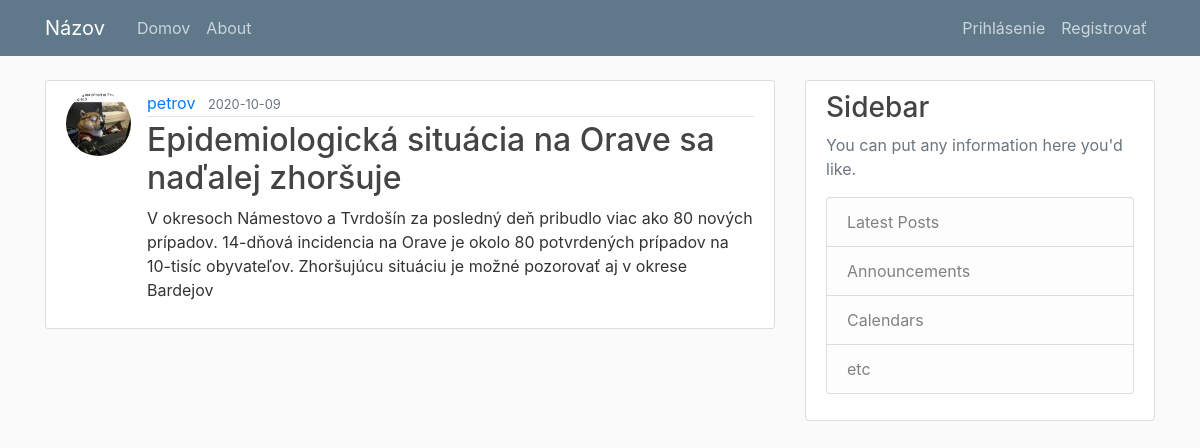
/post/1, run on an earlier commit of the app's database.
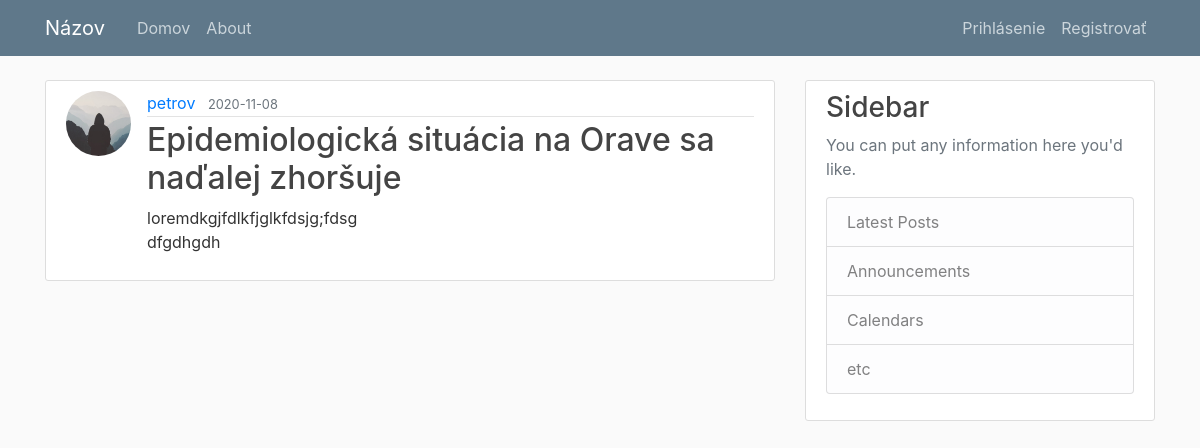
And on a later commit of the database.
### application/models.py (models this page shows, shortened)
class User(db.Model, UserMixin):
    id = db.Column(db.Integer, primary_key=True)
    username = db.Column(db.String(20), unique=True, nullable=False)
    email = db.Column(db.String(120), unique=True, nullable=False)
    image_file = db.Column(db.String(20), nullable=False, default='default.jpg')
    password = db.Column(db.String(60), nullable=False)
    posts = db.relationship('Post', backref='author', lazy=True)
    comments = db.relationship('Comment', backref='author', lazy=True)
    comment_likes = db.relationship('CommentLike', backref='user', lazy=True)
    post_likes = db.relationship('PostLike', backref='user', lazy=True)

class Post(db.Model):
    id = db.Column(db.Integer, primary_key=True)
    title =  db.Column(db.String(100), nullable=False)
    date_posted = db.Column(db.DateTime, nullable=False, default=datetime.utcnow())
    content = db.Column(db.Text, nullable=False)
    user_id = db.Column(db.Integer, db.ForeignKey('user.id'), nullable=False)
    comments = db.relationship('Comment', backref='post', lazy=True)
    likes = db.relationship('PostLike', backref='post', lazy=True)
    keywords = db.relationship('KeyWord', backref='post', lazy=True)

### application/posts/routes.py (the view)
@posts.route('/post/<int:post_id>')
def post(post_id):
    post = Post.query.get_or_404(post_id)
    form = ResponseForm()
    return render_template('post.html', post_id=post_id, title=post.title, post=post, form=form)

### application/templates/post.html (shortened to what this page needs)
{% extends "layout.html" %}
{% block content %}
  <article class="media content-section">
    <img class="rounded-circle article-img" src="{{ url_for('static', filename='profile_pics/' + post.author.image_file) }}">
    <div class="media-body">
    <div class="article-metadata">
      <a class="mr-2" href="{{ url_for('users.user_posts', username=post.author.username) }}">{{ post.author.username }}</a>
      <small class="text-muted">{{ post.date_posted.strftime('%Y-%m-%d') }}</small>
    </div>
    <h2 class="article-title">{{ post.title }}</h2>
    <p class="article-content">{{ post.content }}</p>
    </div>
  </article>
{% endblock content %}

What changed in the data, as far as the page shows it:
changed User "petrov": image_file: picture removed, a placeholder shows
changed Post "Epidemiologická situácia na Orave sa naďalej zhoršuje": date_posted "2020-10-09" → "2020-11-08"; content "V okresoch Námestovo a Tvrdošín za posledný deň pribudlo viac ako 80 nových prípadov. 14-dňová incidencia na Orave je okolo 80 potvrdených prípadov na 10-tisíc obyvateľov. Zhoršujúcu situáciu je možné pozorovať aj v okrese Bardejov" → "loremdkgjfdlkfjglkfdsjg;fdsg dfgdhgdh"
